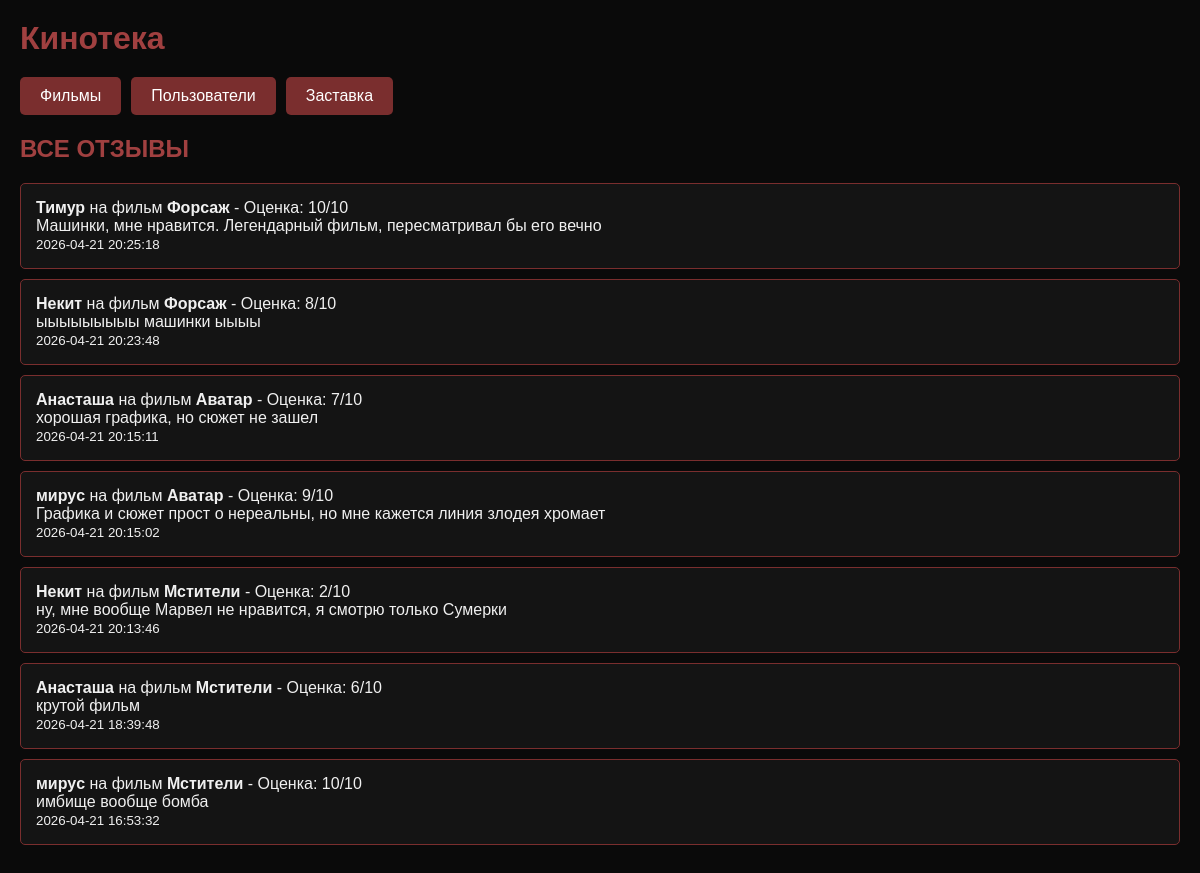
The app's page /main.php?tab=reviews with its own data.
### tables this page shows
CREATE TABLE `reviews` (
  `id` int NOT NULL,
  `user_id` int DEFAULT NULL,
  `movie_id` int DEFAULT NULL,
  `rating` int DEFAULT NULL,
  `comment` text,
  `created_at` timestamp NULL DEFAULT CURRENT_TIMESTAMP
);

CREATE TABLE `users` (
  `id` int NOT NULL,
  `name` varchar(100) NOT NULL,
  `email` varchar(200) NOT NULL
);

CREATE TABLE `movies` (
  `id` int NOT NULL,
  `title` varchar(200) NOT NULL,
  `year` int DEFAULT NULL,
  `description` text,
  `genre_id` int DEFAULT NULL,
  `actors` text,
  `poster` varchar(500) DEFAULT NULL
);

### main.php (called while the page is built, shortened)
<?php
$pdo = connectDB();
$tab = $_GET['tab'] ?? 'movies';
if ($tab == 'users') {
    $users = selectAllUsers($pdo);
} elseif ($tab == 'reviews') {
    $reviews = $pdo->query("SELECT r.*, u.name as user_name, m.title as movie_title FROM reviews r JOIN users u ON r.user_id = u.id JOIN movies m ON r.movie_id = m.id ORDER BY r.created_at DESC")->fetchAll();
} else {
    $movies = selectAllMovies($pdo);
}
include 'views/index.show.php';
?>

### views/index.show.php (the view, shortened to what this page needs)
<!DOCTYPE html>
<html>
<head>
    <link rel="stylesheet" href="../style.css">
</head>
<body>
<div class="container">
    <h1>Кинотека</h1>
    <div class="btn-group">
        <a href="../main.php?tab=movies" class="btn">Фильмы</a>
        <a href="../main.php?tab=users" class="btn">Пользователи</a>
        <a href="../welcome.php" class="btn">Заставка</a>
    </div>
    <?php if ($tab == 'reviews'): ?>
        <h2>ВСЕ ОТЗЫВЫ</h2>
        <?php if(empty($reviews)): ?>
            <p>Нет отзывов</p>
        <?php else: ?>
            <?php foreach($reviews as $review): ?>
                <div class="card">
                    <b><?php echo $review['user_name']; ?></b>
                    на фильм <b><?php echo $review['movie_title']; ?></b>
                    - Оценка: <?php echo $review['rating']; ?>/10
                    <p><?php echo nl2br($review['comment']); ?></p>
                    <small><?php echo $review['created_at']; ?></small>
                </div>
            <?php endforeach; ?>
        <?php endif; ?>
    <?php endif; ?>
</div>
</body>
</html>

### style.css (style rules this page uses)
* { margin: 0; padding: 0; box-sizing: border-box; }
body { background: #0a0a0a; color: #f0f0f0; font-family: Arial, sans-serif; min-height: 100vh; }
.container { max-width: 1200px; margin: 0 auto; padding: 20px; }
h1, h2, h3, h4 { color: #a04040; margin-bottom: 20px; }
a { color: #b84c4c; text-decoration: none; }
button, .btn { background: #7a2e2e; color: #ffffff; border: none; padding: 10px 20px; cursor: pointer; font-size: 16px; border-radius: 5px; }
.card { background: #141414; border: 1px solid #7a2e2e; padding: 15px; margin: 10px 0; border-radius: 5px; }
.btn-group { margin: 20px 0; display: flex; gap: 10px; flex-wrap: wrap; }

### records on screen
reviews: user.name "Тимур", movie.title "Форсаж", rating "10", comment "Машинки, мне нравится. Легендарный фильм, пересматривал бы его вечно", created_at "2026-04-21 20:25:18"
reviews: user.name "Некит", movie.title "Форсаж", rating "8", comment "ыыыыыыыыы машинки ыыыы", created_at "2026-04-21 20:23:48"
reviews: user.name "Анасташа", movie.title "Аватар", rating "7", comment "хорошая графика, но сюжет не зашел", created_at "2026-04-21 20:15:11"
reviews: user.name "мируc", movie.title "Аватар", rating "9", comment "Графика и сюжет прост о нереальны, но мне кажется линия злодея хромает", created_at "2026-04-21 20:15:02"
reviews: user.name "Некит", movie.title "Мстители", rating "2", comment "ну, мне вообще Марвел не нравится, я смотрю только Сумерки", created_at "2026-04-21 20:13:46"
reviews: user.name "Анасташа", movie.title "Мстители", rating "6", comment "крутой фильм", created_at "2026-04-21 18:39:48"
reviews: user.name "мируc", movie.title "Мстители", rating "10", comment "имбище вообще бомба", created_at "2026-04-21 16:53:32"
